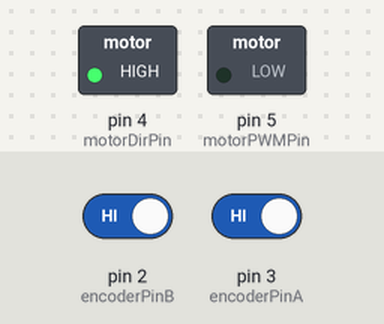
Simulated run of this sketch. Board: Arduino Uno, built with avr-gcc and run on an emulated ATmega328P. Shown: switched loads named in the sketch (green lamp = pin HIGH). The test bench sets the inputs (shaded band); at power-on: pin 2 (encoderPinB) HIGH, pin 3 (encoderPinA) HIGH. What the sketch prints to the serial monitor is not drawn.

Above: at 0.15 s.
At 21.1 s:
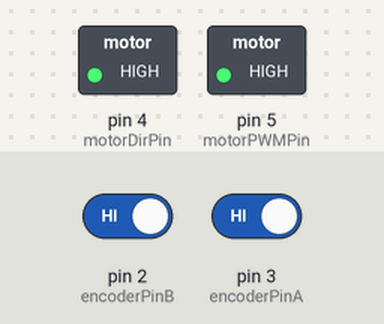
At 37.8 s:
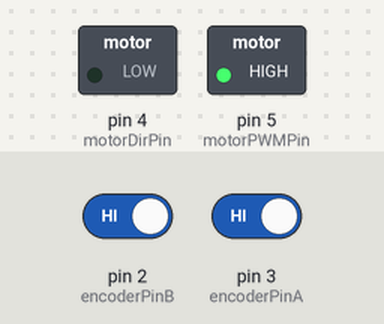
Timing chart, 0 to 39.3 s (numbered marks = the images above):
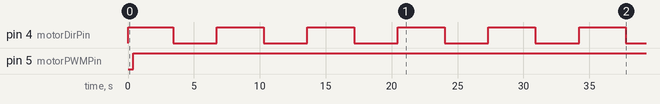

Measured:
- by itself, pin 4 (motorDirPin): alternates HIGH for 3.6 s and LOW for 3.3 s
- by itself, pin 5 (motorPWMPin): LOW → HIGH at 0.40 s

The sketch:

motor_PID_vel.ino
```cpp
// encoder pin
#define encoderPinB  2
#define encoderPinA  3

// motor control pin
#define motorDirPin  4 //
#define motorPWMPin  5 //

#define rotation 4320

// PID control
#define Kp 2.// P-gain 비례 3이 적당
#define Ki 0.05// i-gain 비례 3이 적당
#define Kd 2// d-gain 비례 3이 적당

int encoderPos = 0; //초기
long ipwm_u = 0;

unsigned long t_k = 0, t_k_1 = 0, dt = 0;
int encoderPos_k = 0; // 현재
int encoderPos_k_1 = 0; // 과거
int d_encoderPos = 0;// 진행

long m1_speed = 0;// 현 속도
long m1_err_spd = 0;// 현 속도와 목표 속도의 차
long control_spd = 0;// 폐루프 조정


void doEncoderA();
void doEncoderB();
void RPM(int m1_ref_spd);
void doMotor(bool dir, int vel);
void vel_PID(int m1_ref_spd);


void setup() {
  pinMode(encoderPinA, INPUT_PULLUP);
  attachInterrupt(0, doEncoderA, CHANGE);

  pinMode(encoderPinB, INPUT_PULLUP);
  attachInterrupt(1, doEncoderB, CHANGE);

  pinMode(motorDirPin, OUTPUT);
  pinMode(motorPWMPin, OUTPUT);

  digitalWrite(motorDirPin, LOW); //LOW --> CCW
  analogWrite(motorPWMPin, 0);

  Serial.begin(115200);
}


void loop(){
  vel_PID(30);
}


void doEncoderA(){  encoderPos += (digitalRead(encoderPinA)==digitalRead(encoderPinB))?1:-1;}
void doEncoderB(){  encoderPos += (digitalRead(encoderPinA)==digitalRead(encoderPinB))?-1:1;}


void doMotor(bool dir, long vel){
  digitalWrite(motorDirPin, dir);
  vel = abs(vel);
  ipwm_u = vel > 255 ? 255 : vel;
  analogWrite(motorPWMPin, dir?ipwm_u:ipwm_u);
}


void RPM(int m1_ref_spd){
  if(Serial.available()){// 시리얼 연결이 되면
    m1_ref_spd = Serial.parseInt();
  }
  t_k = millis();//시간측정
  dt = t_k - t_k_1;//시간변화율
  if(dt >= 50){
    encoderPos_k = encoderPos;
    d_encoderPos = encoderPos_k - encoderPos_k_1;// 엔코더 값
    m1_speed = d_encoderPos * 60000/rotation;
    m1_speed /= (signed long)dt;// 거 = 속 시 RPM 값
    t_k_1 = t_k;//시간 초기화
    encoderPos_k_1 = encoderPos_k;//엔코더 초기화
  }
}


int err_P=0;
int err_I=0;
int err_D=0;
int err_B=0;
long PID_val = 0;
void vel_PID(int m1_ref_spd){

    RPM(m1_ref_spd);
    m1_err_spd =  m1_ref_spd - m1_speed;
    err_P = m1_err_spd;
    err_I += err_P;
    err_D = err_B - err_P;
    err_B = err_P;

    PID_val=((err_P * Kp) + (err_I * Ki) + (err_D * Kd));

    //P-Controller
    control_spd = PID_val;
    // 속도 오차가 생기면

    doMotor(control_spd >= 0 ? HIGH : LOW, control_spd);

    Serial.print("목표속도 : ");
    Serial.println(m1_ref_spd);
    Serial.print("현재속도 : ");
    Serial.println(m1_speed);

}
```
